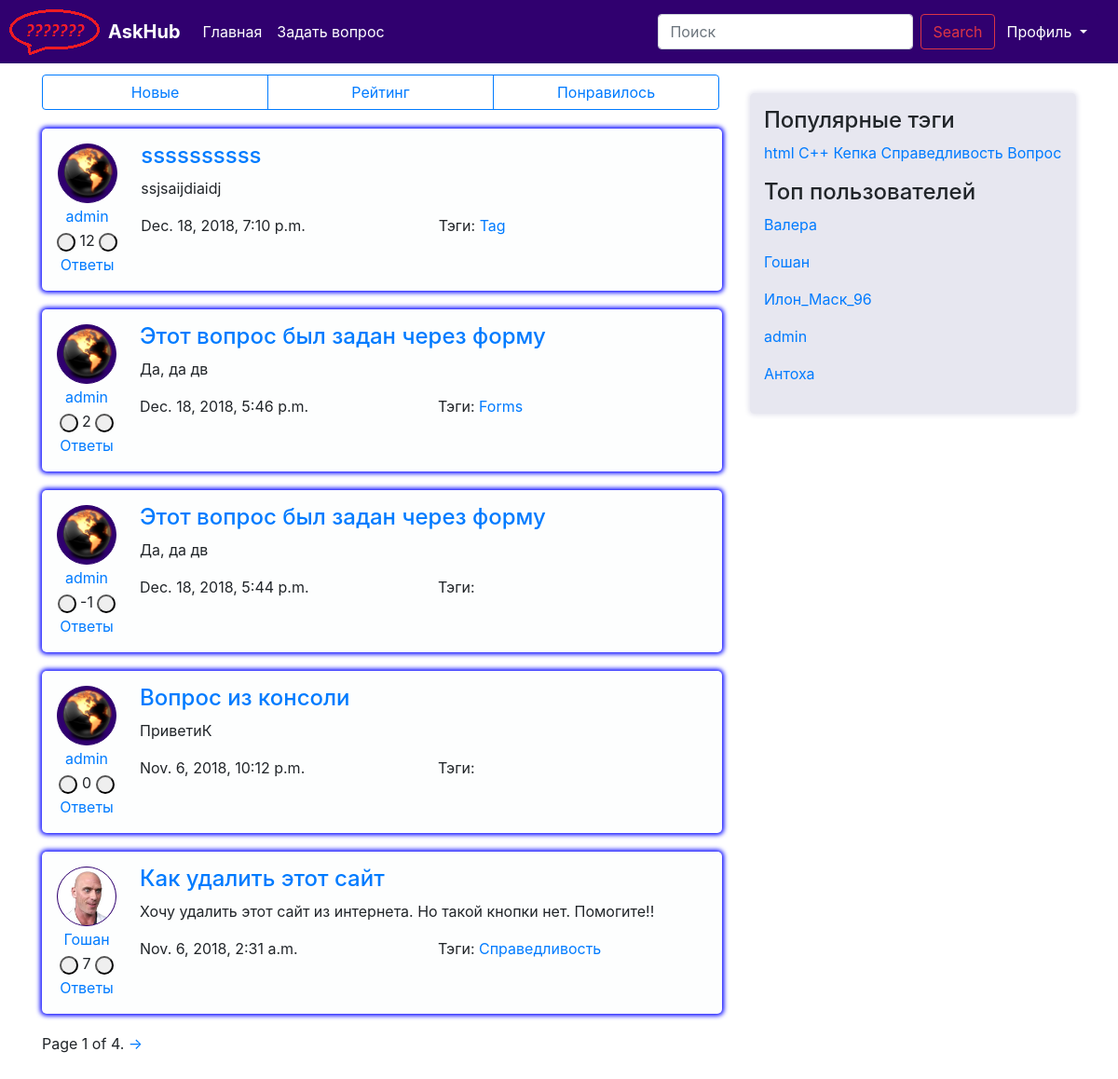
The app's page /, older data.
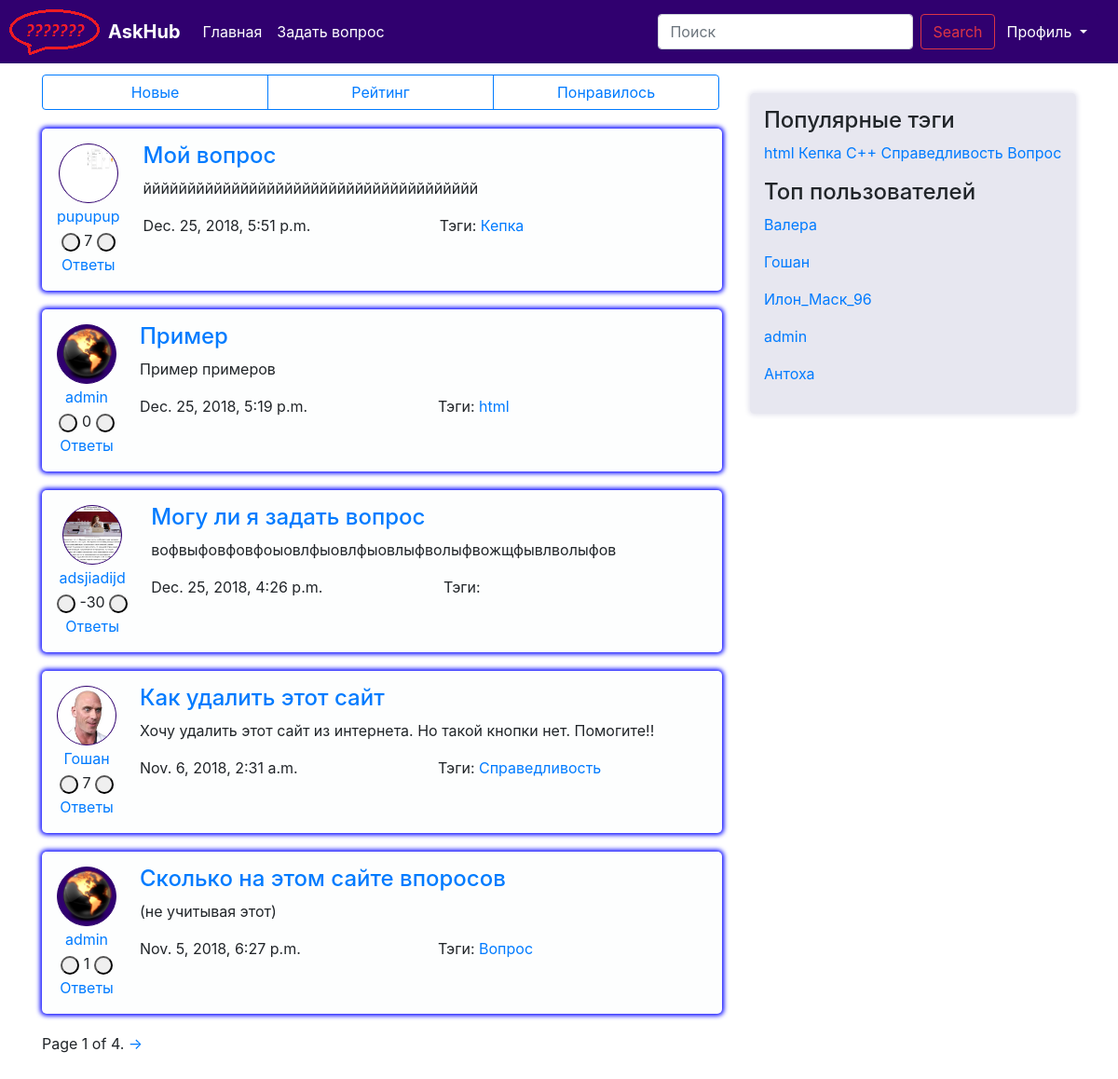
The same page, newer data.
### question/models.py (models this page shows, shortened)
class Question(models.Model):
    author = models.ForeignKey(User, on_delete=models.CASCADE)
    title = models.CharField(max_length=120, verbose_name=u"Заголовок вопроса")
    text = models.TextField(verbose_name=u"Полное описание вопроса")
    create_date = models.DateTimeField(default=datetime.now, verbose_name=u"Время создания вопроса")
    is_active = models.BooleanField(default=True, verbose_name=u"Доступность вопроса")
    tags = models.ManyToManyField(Tag, blank=True)
    rating = models.IntegerField(default=0, null=False, verbose_name="Рейтинг вопроса")
    objects = QuestionManager()
    class Meta:
        ordering = ['-create_date']

class User(AbstractUser):
    upload = models.ImageField(upload_to='uploads/%Y/%m/%d/')
    registration_date = models.DateTimeField(default=timezone.now, verbose_name="Дата решистрации")
    rating = models.IntegerField(default=0, verbose_name="Рейтинг пользователя")
    objects = UserManager()
    def __str__(self):
        return self.username

class Tag(models.Model):
    title = models.CharField(max_length=120, verbose_name=u"Заголовок ярлыка")
    objects = TagManager()
    def __str__(self):
        return self.title

### question/views.py (the view)
# urls.py: path('', views.index, name='index'),
def index(request):
    return render(request, 'question/index.html', {
	    	'questions': paginate(request, Question.objects.all()),
            'tags' : paginate(request, Tag.objects.hottest()),
            'users' : paginate(request, User.objects.by_rating()),
            'page_objects' : paginate(request, Question.objects.all()),
    	})

### question/managers.py (called while the page is built)
    def hottest(self):
        return self.annotate(question_count=Count('question')).order_by('-question_count')

    def by_rating(self):
        return self.order_by('-rating')

### question/views.py (called while the page is built)
def paginate(request, objects_list):
    paginator = Paginator(objects_list, 5)
    page = request.GET.get('page')
    try:
        objects = paginator.page(page)
    except PageNotAnInteger:
        objects = paginator.page(1)
    except EmptyPage:
        objects = paginator.page(paginator.num_pages)
    return objects

### question/templates/question/index.html (shortened to what this page needs)
{% extends "question/base.html" %}
{% load static %}
{% block content %}
    <div class="btn-group" role="group" aria-label="Basic example">
        <a href="{% url 'new' %}" class="btn btn-outline-primary" style="width:243px">Новые</a>
        <a href="{% url 'top' %}" class="btn btn-outline-primary" style="width:243px">Рейтинг</a>
        <a href="{% url 'top' %}" class="btn btn-outline-primary" style="width:243px">Понравилось</a>
    </div>
    {% for q in questions %}
    <div class="media question_item">
        <div class="media-left mr-4">
            <table >
                <tr>
                    <td align="center">
                        <img class="ava" src="{{ MEDIA_URL }}{{ q.author.upload }}" alt="{% static 'img/ld2.png' %}">
                    </td>
                </tr>
                <tr>
                    <td align="center">
                        <a href="{% url 'user' id=q.author.id %}">{{ q.author }}</a>
                    </td>
                </tr>
                <tr>
                    <td align="center">
                        <span>
                            <button class="my_btn2 js-like-question" data-question_id="{{ q.id }}" data-like_type="dislike"></button>
                            <a>{{ q.rating }}</a>
                            <button class="my_btn1 js-like-question" data-question_id="{{ q.id }}" data-like_type="like"></button>
                        </span>
                    </td>
                </tr>
                <tr>
                    <td align="center">
                        <a href="{% url 'question' id=q.id %}">Ответы {{ Answer.objects.get_len }}</a>
                    </td>
                </tr>
            </table>
        </div>
        <div class="media-body">
            <a href="{% url 'question' id=q.id %}">
                <h4>{{ q.title }}</h4>
            </a>
            <p>{{ q.text }}</p>
            <div class="row">
                <div class="col">
                    {{ q.create_date }}
                </div>
                <div class="col">
                    Тэги:
                    {% for qt in q.tags.all %}
                        <a href="">{{ qt }}</a>
                    {% endfor %}
                    </div>
            </div>
        </div>
    </div>
    {% endfor %}
    {% block paginator %}
        {% include "question/paginator.html" %}
    {% endblock %}
{% endblock %}

### question/templates/question/base.html (shortened to what this page needs)
{% load static %}
<!doctype html>
<html lang="en">
<head>
    <link rel="stylesheet" href="{% static "css/bootstrap.min.css" %}">
    <link href="{% static "css/askme.css" %}" rel="stylesheet">
</head>
<body>
    <header>
    {% block navbar %}
        {% include "question/navbar.html" %}
    {% endblock %}
    </header>
    <main role="main" class="container">
        <div class="row">
            <div class="col-8">
                {% block content %}{% endblock %}
            </div>
            <div class="col-4">
                {% block sidebar %}
                    {% include "question/sidebar.html" %}
                {% endblock %}
            </div>
        </div>
    </main>
</body>
</html>

### question/templates/question/navbar.html (shortened to what this page needs)
{% load static %}
{% block navbar %}
<nav class="navbar navbar-expand-md navbar-dark fixed-top" style="background-color: #30006f; margin: 0px;">
    <div>
        <img src="{% static "img/logo.png" %}" alt="">
    </div>
    <a class="navbar-brand" href="#">
        <b>AskHub</b>
    </a>
    <div class="collapse navbar-collapse" id="navbarCollapse">
        <ul class="navbar-nav mr-auto">
            <li class="nav-item active">
                <a class="nav-link" href="{% url 'index' %}">Главная <span class="sr-only">(current)</span></a>
            </li>
            <li class="nav-item active">
                <a class="nav-link" href="{% url 'ask' %}">Задать вопрос <span class="sr-only">(current)</span></a>
            </li>
        </ul>
        <form class="form-inline mt-2 mt-md-0">
            <input class="form-control mr-sm-2" type="text" placeholder="Поиск" aria-label="Поиск">
            <button class="btn btn-outline-danger my-2 my-sm-0" type="submit">Search</button>
        </form>
    </div>
    {% if user.is_authenticated %}
    <div class="ava">
        <img src="{{ MEDIA_URL }}{{ user.upload }}" alt="" style="width:40px;height:40px;">
    </div>
    <div class="btn-group" role="group">
        <button id="btnGroupDrop1" type="button" class="btn btn-secondary dropdown-toggle" style="background-color: #30006f; border-color: #30006f;" data-toggle="dropdown" aria-haspopup="true" aria-expanded="false">
            {{ user }}
        </button>
        <div class="dropdown-menu" aria-labelledby="btnGroupDrop1">
          <a class="dropdown-item" href="{% url 'user' id=user.id  %}">Профиль</a>
          <a class="dropdown-item" href="{% url 'edit' %}">Настройки</a>
          <a class="dropdown-item" href="{% url 'signout' %}">Выйти</a>
        </div>
    </div>
    {% else %}
    <div class="btn-group" role="group">
        <button id="btnGroupDrop1" type="button" class="btn btn-secondary dropdown-toggle" style="background-color: #30006f; border-color: #30006f;" data-toggle="dropdown" aria-haspopup="true" aria-expanded="false" >
          Профиль
        </button>
    </div>
    {% endif %}
</nav>
{% endblock %}

### question/templates/question/paginator.html (shortened to what this page needs)
{% load static %}
{% block content %}
<div class="pagination">
    <span class="step-links">
        <span class="current">
            Page {{ page_objects.number }} of {{ page_objects.paginator.num_pages }}.
        </span>
        {% if page_objects.has_next %}
            <a href="?page={{ page_objects.next_page_number }}">-></a>
        {% endif %}
    </span>
</div>
{% endblock %}

### question/templates/question/sidebar.html
{% load static %}
{% block sidebar %}
    <div class="sidebar">
        <h4>Популярные тэги</h4>
        {% for t in tags %}
            <a href="{% url 'tag' id=t.id %}">{{ t.title }}</a>
        {% endfor %}
        <p>
        <h4>Топ пользователей</h4>
            {% for user in users %}
                <p><a href="{% url 'user' id=user.id %}">{{ user }}</a></p>
            {% endfor %}
        </p>
    </div>
{% endblock %}

### static/css/askme.css (style rules this page uses)
html { position: relative; min-height: 100%; }
body { margin-bottom: 60px; }
.navbar { padding: 0px 20px 0px 0px; }
body > .container { padding: 80px 15px 0; }
.question_item { background-color: #fdfefe; padding: 15px 15px 15px 15px; margin: 20px 0px 20px 0px; border-radius: 5px; box-shadow: 0px 0px 5px 2px #0000ff; }
.my_btn1 { vertical-align: middle; text-align: center; width: 20px; height: 20px; border-radius: 20px; }
.my_btn2 { vertical-align: middle; text-align: center; width: 20px; height: 20px; border-radius: 20px; }
.ava { margin: 0px; padding: 0px; position: relative; width:64px; height:64px; background: #30006f; border: 1px solid #30006f; border-radius: 50%; }
.sidebar { background-color: #e7e7f0; box-shadow: 0px 0px 5px 2px #e7e7f0; padding: 15px; margin: 20px 0px 0px 0px; border-radius: 5px; }

Row changes from the older to the newer data that the page shows:
removed Question: author.upload (picture), author "admin", rating "12", title "ssssssssss", text "ssjsaijdiaidj", create_date "Dec. 18, 2018, 7:10 p.m."
no longer on this page (row unchanged): Tag: title "Tag", shown under "admin"
removed Question: author.upload (picture), author "admin", rating "2", title "Этот вопрос был задан через форму", text "Да, да дв", create_date "Dec. 18, 2018, 5:46 p.m."
no longer on this page (row unchanged): Tag: title "Forms", shown under "admin"
removed Question: author.upload (picture), author "admin", rating "-1", title "Этот вопрос был задан через форму", text "Да, да дв", create_date "Dec. 18, 2018, 5:44 p.m."
removed Question: author.upload (picture), author "admin", rating "0", title "Вопрос из консоли", text "ПриветиК", create_date "Nov. 6, 2018, 10:12 p.m."
added Question: author.upload (picture), author "pupupup", rating "7", title "Мой вопрос", text "йййййййййййййййййййййййййййййййййййййй", create_date "Dec. 25, 2018, 5:51 p.m.", Tag (title "Кепка")
shown differently, row unchanged: Tag "Кепка": moves up the list
added Question: author.upload (picture), author "admin", rating "0", title "Пример", text "Пример примеров", create_date "Dec. 25, 2018, 5:19 p.m.", Tag (title "html")
added Question: author.upload (picture), author "adsjiadijd", rating "-30", title "Могу ли я задать вопрос", text "вофвыфовфовфоыовлфыовлфыовлыфволыфвожщфывлволыфов", create_date "Dec. 25, 2018, 4:26 p.m."
now on this page (row unchanged): Question: author.upload (picture), author "admin", rating "1", title "Сколько на этом сайте впоросов", text "(не учитывая этот)", create_date "Nov. 5, 2018, 6:27 p.m.", Tag (title "Вопрос")
